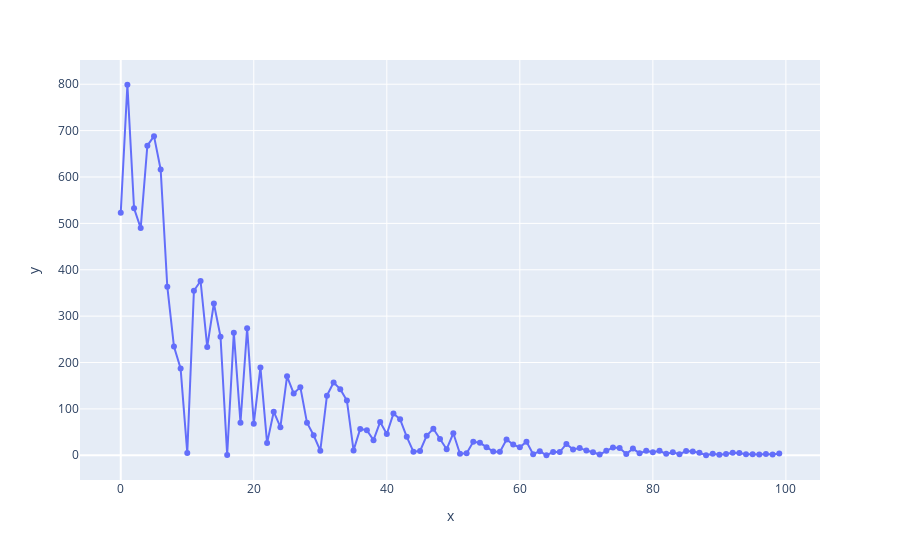
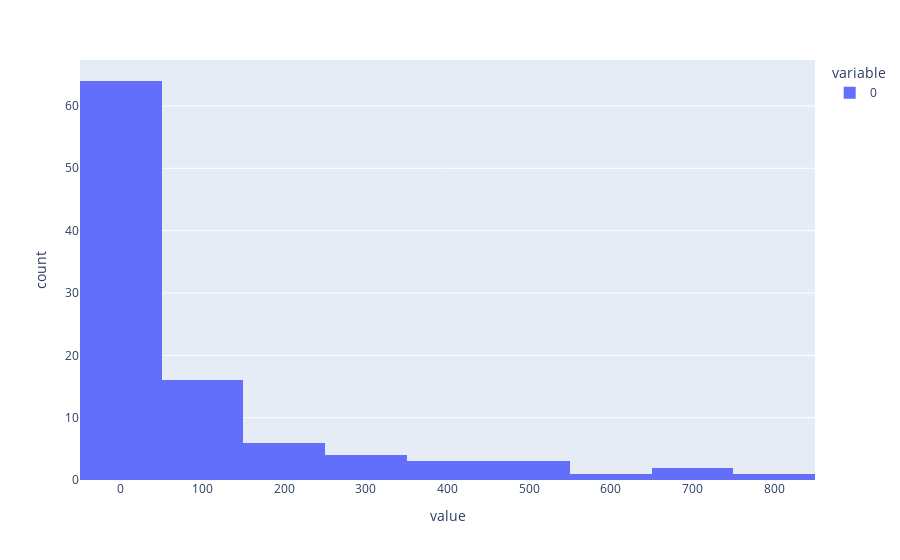

Here is the notebook cell these charts were saved with, in order:
### Markdown cell above
Algo #1: Randomly Select Player and Probability

### Code cell
pool = 10000
pool_outcome = []
iterations = list(range(100))
for tkt in iterations:
    random_num = random.uniform(0, 0.1)
    random_pool_outcome = pool * random_num
    pool_outcome.append(random_pool_outcome)
    pool = pool - (random_pool_outcome)
# print(pool_outcome)
print(sum(pool_outcome))
fig = px.line(x=iterations, y=pool_outcome, markers=True)
fig.show()

fig_histogram = px.histogram(pool_outcome)
fig_histogram.show()

### Figure 1 — Plotly figure (JSON) as saved in the notebook; plotly's stock layout.template omitted (floating-point values rounded to 4 significant figures)
{"data": [{"hovertemplate": "x=%{x}<br>y=%{y}<extra></extra>", "legendgroup": "", "line": {"color": "#636efa", "dash": "solid"}, "marker": {"symbol": "circle"}, "mode": "markers+lines", "name": "", "orientation": "v", "showlegend": false, "type": "scatter", "x": [0, 1, 2, 3, 4, 5, 6, 7, 8, 9, 10, 11, 12, 13, 14, 15, 16, 17, 18, 19, 20, 21, 22, 23, 24, 25, 26, 27, 28, 29, 30, 31, 32, 33, 34, 35, 36, 37, 38, 39, 40, 41, 42, 43, 44, 45, 46, 47, 48, 49, 50, 51, 52, 53, 54, 55, 56, 57, 58, 59, 60, 61, 62, 63, 64, 65, 66, 67, 68, 69, 70, 71, 72, 73, 74, 75, 76, 77, 78, 79, 80, 81, 82, 83, 84, 85, 86, 87, 88, 89, 90, 91, 92, 93, 94, 95, 96, 97, 98, 99], "xaxis": "x", "y": [523.1, 798.9, 532.5, 489.9, 667.5, 688.1, 616.2, 363.5, 234.4, 187.0, 5.106, 354.8, 375.8, 233.6, 327.2, 255.7, 0.7405, 264.4, 70.34, 273.8, 68.16, 189.4, 26.23, 93.96, 60.63, 170.3, 133.4, 146.9, 70.3, 43.13, 9.861, 128.5, 156.8, 142.6, 117.9, 10.56, 56.75, 54.2, 32.63, 71.94, 45.97, 90.09, 77.56, 39.82, 7.852, 9.258, 42.34, 57.19, 34.93, 13.14, 47.51, 3.391, 4.138, 29.09, 26.93, 17.34, 8.076, 7.4, 34.06, 23.02, 17.12, 29.37, 2.44, 8.872, 0.08249, 7.228, 6.872, 24.47, 12.47, 15.85, 10.14, 6.666, 1.566, 9.743, 16.92, 15.7, 2.696, 14.39, 4.119, 9.863, 6.608, 9.64, 3.033, 6.27, 2.372, 8.962, 8.01, 5.391, 0.06733, 3.18, 1.318, 2.864, 5.303, 4.924, 2.452, 2.403, 1.824, 2.933, 1.746, 3.807], "yaxis": "y"}], "layout": {"legend": {"tracegroupgap": 0}, "margin": {"t": 60}, "xaxis": {"anchor": "y", "domain": [0, 1], "title": {"text": "x"}}, "yaxis": {"anchor": "x", "domain": [0, 1], "title": {"text": "y"}}}}

### Figure 2 — Plotly figure (JSON) as saved in the notebook; plotly's stock layout.template omitted (floating-point values rounded to 4 significant figures)
{"data": [{"alignmentgroup": "True", "bingroup": "x", "hovertemplate": "variable=0<br>value=%{x}<br>count=%{y}<extra></extra>", "legendgroup": "0", "marker": {"color": "#636efa", "pattern": {"shape": ""}}, "name": "0", "offsetgroup": "0", "orientation": "v", "showlegend": true, "type": "histogram", "x": [523.1, 798.9, 532.5, 489.9, 667.5, 688.1, 616.2, 363.5, 234.4, 187.0, 5.106, 354.8, 375.8, 233.6, 327.2, 255.7, 0.7405, 264.4, 70.34, 273.8, 68.16, 189.4, 26.23, 93.96, 60.63, 170.3, 133.4, 146.9, 70.3, 43.13, 9.861, 128.5, 156.8, 142.6, 117.9, 10.56, 56.75, 54.2, 32.63, 71.94, 45.97, 90.09, 77.56, 39.82, 7.852, 9.258, 42.34, 57.19, 34.93, 13.14, 47.51, 3.391, 4.138, 29.09, 26.93, 17.34, 8.076, 7.4, 34.06, 23.02, 17.12, 29.37, 2.44, 8.872, 0.08249, 7.228, 6.872, 24.47, 12.47, 15.85, 10.14, 6.666, 1.566, 9.743, 16.92, 15.7, 2.696, 14.39, 4.119, 9.863, 6.608, 9.64, 3.033, 6.27, 2.372, 8.962, 8.01, 5.391, 0.06733, 3.18, 1.318, 2.864, 5.303, 4.924, 2.452, 2.403, 1.824, 2.933, 1.746, 3.807], "xaxis": "x", "yaxis": "y"}], "layout": {"barmode": "relative", "legend": {"title": {"text": "variable"}, "tracegroupgap": 0}, "margin": {"t": 60}, "xaxis": {"anchor": "y", "domain": [0, 1], "title": {"text": "value"}}, "yaxis": {"anchor": "x", "domain": [0, 1], "title": {"text": "count"}}}}
